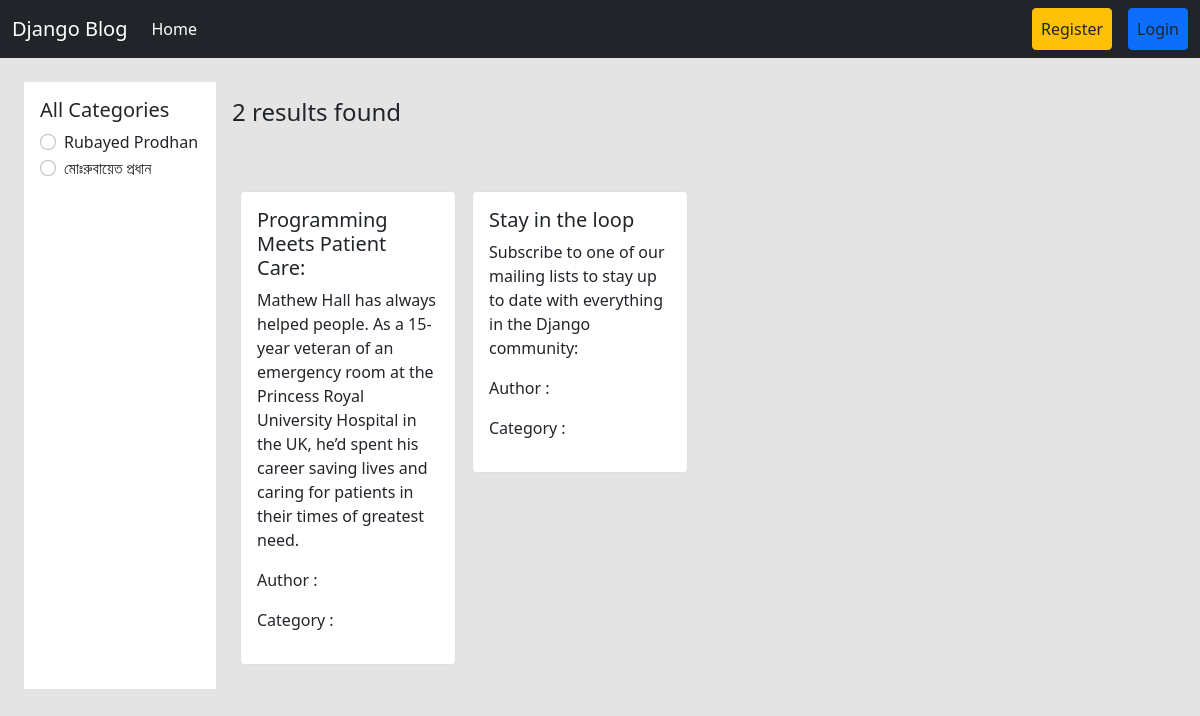
The page / on the database its author committed.
### categories/models.py (models this page shows, shortened)
class Category(models.Model):
    name = models.CharField(max_length=100)
    slug = models.SlugField(max_length=100,unique=True, null=True, blank=True)

### post/models.py (models this page shows, shortened)
class post(models.Model):
    title = models.CharField(max_length=50)
    content = models.TextField()
    category = models.ManyToManyField(Category)
    author = models.ForeignKey(User, on_delete=models.CASCADE)

### blog_post/views.py (the view)
# urls.py: 2. Add a URL to urlpatterns:  path('', views.home, name='home')
def home(request, category_slug = None):
    data = post.objects.all()
    if category_slug is not None:
        category = Category.objects.get(slug = category_slug)
        data = post.objects.filter(category  = category)
    categories = Category.objects.all()
    return render(request, 'home.html', {'data' : data, 'category' : categories})

### templates/home.html (shortened to what this page needs)
{% extends 'base.html' %}
{% load static %}
{% block content %}
<div class="d-flex flex-wrap p-4">
  <div class="col-2 bg-white p-3" >
    <h5>All Categories</h5>
    {% for cat in category %}
    <div class="form-check">
      <input
        class="form-check-input"
        type="radio"
        name="category"
        id="{{cat.id}}"
      />
      <label class="form-check-label" for="{{cat.id}}">
        <a href="{% url 'category_wise_post' cat.slug %}" class="text-decoration-none text-dark" >{{cat.name}}</a>
      </label>
    </div>
    {% endfor %}
  </div>
  <div class="col-10 p-3">
    <h4>{{data | length}} results found</h4>
    <div class="d-flex flex-wrap pt-5">
      {% for post in data %}
      <div class="col-sm-3">
        <div class="card m-2">
          <div class="card-body">
            <h5 class="card-title">{{post.title}}</h5>
            <p class="card-text">{{post.content}}</p>
            <p>Author : {{post.author.first_name}} {{post.author.last_name}}</p>
            <p>
              Category :
            </p>
          </div>
        </div>
      </div>
      {% endfor %}
    </div>
  </div>
</div>
{% endblock %}

### templates/base.html (shortened to what this page needs)
<!DOCTYPE html>
<html lang="en">
  <head>
    <link
      href="https://cdn.jsdelivr.net/npm/bootstrap@5.0.2/dist/css/bootstrap.min.css"
      rel="stylesheet"
    />
  </head>
  <body style="background-color : #e4e4e4">
    <nav class="navbar navbar-expand-lg navbar-dark bg-dark">
      <div class="container-fluid">
        <a class="navbar-brand" href="{% url 'homepage' %}">Django Blog</a>
        <div class="collapse navbar-collapse" id="navbarSupportedContent">
          <ul class="navbar-nav me-auto mb-2 mb-lg-0">
            <li class="nav-item">
              <a
                class="nav-link active"
                aria-current="page"
                href="{% url 'homepage' %}"
                >Home</a
              >
            </li>
          </ul>
          <div class="d-flex">
            <ul class="navbar-nav me-auto mb-2 mb-lg-0">
              {% if request.user.is_authenticated %}
              <li class="nav-item mx-3">
                <a
                  class="nav-link btn btn-warning text-dark"
                  href="{% url 'profile' %}"
                  >Profile</a
                >
              </li>
              <li class="nav-item mx-3">
                <a
                  class="nav-link btn btn-danger text-dark"
                  href="{% url 'user_logout' %}"
                  >Logout</a
                >
              </li>
              {% else %}
              <li class="nav-item mx-3">
                <a
                  class="nav-link btn btn-warning text-dark"
                  href="{% url 'register' %}"
                  >Register</a
                >
              </li>
              <li class="nav-item">
                <a
                  class="nav-link btn btn-primary text-dark"
                  href="{% url 'loging' %}"
                  >Login</a
                >
              </li>
              {% endif %}
            </ul>
          </div>
        </div>
      </div>
    </nav>
    {% block content %} {% endblock %}
  </body>
</html>

### rows shown on the page
Category: name "Rubayed Prodhan"
Category: name "মোঃরুবায়েত প্রধান"
post: title "Programming Meets Patient Care:", content "Mathew Hall has always helped people. As a 15-year veteran of an emergency room at the Princess Royal University Hospital in the UK, he’d spent his career saving lives and caring for patients in their times of greatest need."
post: title "Stay in the loop", content "Subscribe to one of our mailing lists to stay up to date with everything in the Django community:"

### other values the page prints
{{ data | length }} "2"
